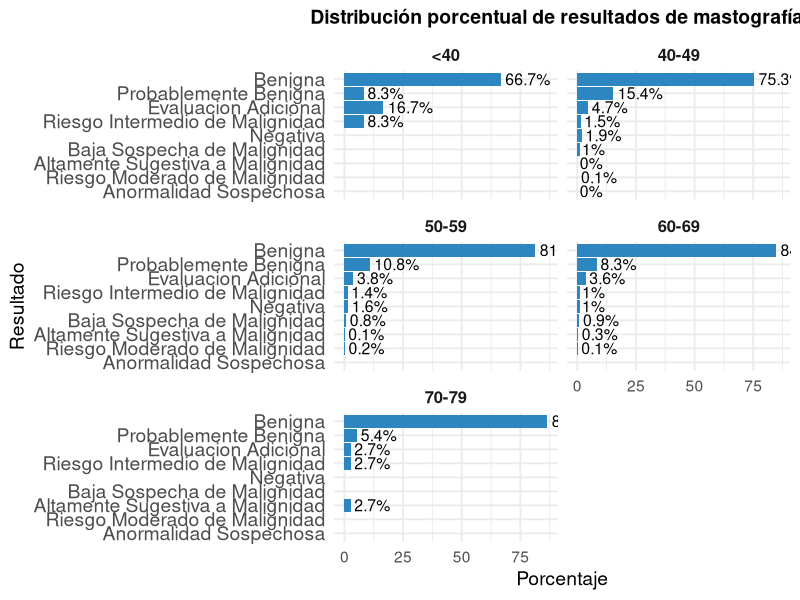

The R source for this figure:
### Datos personales ###
# Nombre: Reuben Rhienhart
# Numero de control: 20112048
# Grupo: H
# Ejercicio 15: JRZEdad Facetas
library(tidyverse)
jrz <- read_csv("./data/mastografias_juarez.csv")
####Grupos####
jrz <- jrz %>%
  mutate(RangoEdad = cut(Edad,
                         breaks = c(0, 39, 49, 59, 69, 79, Inf),
                         labels = c("<40", "40-49", "50-59", "60-69", "70-79", "80+"),
                         right = FALSE))
###Porcentaje por grupo y Facetas####
porciento <- jrz %>%
  count(RangoEdad, Resultado) %>%
  group_by(RangoEdad) %>%
  mutate(porcentaje = n / sum(n) * 100)

porciento$porcentaje <- round(porciento$porcentaje,2)

ggplot(porciento, aes(x = reorder(Resultado, porcentaje), y = porcentaje)) +
  geom_col(fill = "#2E86C1") +
  geom_text(aes(label = paste0(round(porcentaje, 1), "%")),
            hjust = -0.1, size = 4, color = "black") +
  facet_wrap(~ RangoEdad, ncol = 2) +
  coord_flip() +
  labs(
    title = "Distribución porcentual de resultados de mastografías",
    x = "Resultado",
    y = "Porcentaje"
  ) +
  theme_minimal(base_size = 14) +
  theme(
    plot.title = element_text(face = "bold", size = 14, hjust = 0.5),
    strip.text = element_text(face = "bold", size = 12),
    axis.text.y = element_text(size = 14)
  )